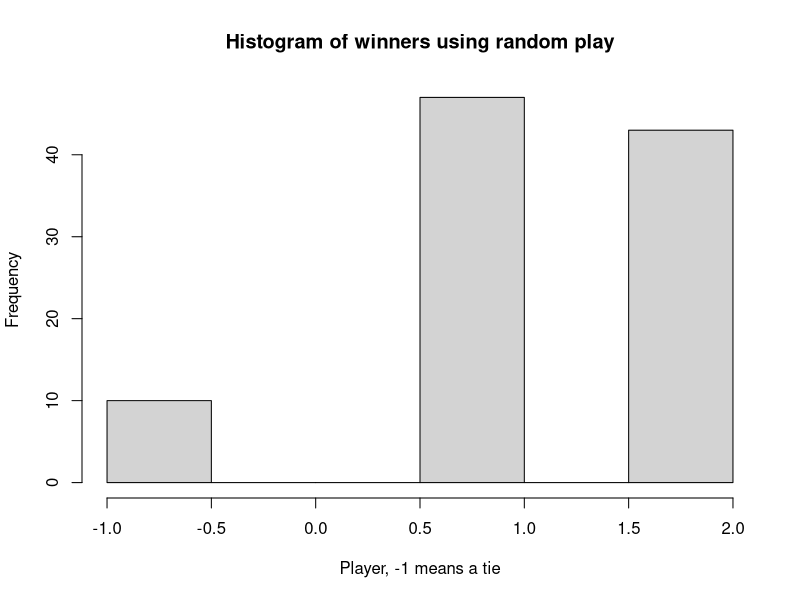
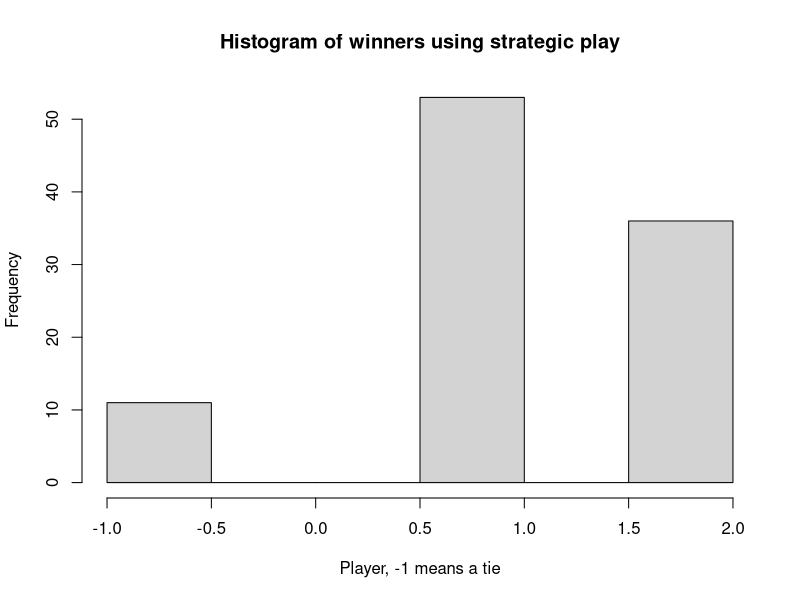

Recreate these plots in R, in order.
#This is a work in progress 1/28/2022

create_board <- function() {
    return(matrix(0, 3, 3))
}

place <- function(board, player, position){
    if (board[c(position)] == 0) {
        board[c(position)] <- player
     }
     return (board)
}

possibilities <- function(board){
    return (which(board==0))
}

random_place <- function(board, player){
    selections = possibilities(board)
    if (length(selections) > 0){
        choice = sample(selections,1)
        board <- place(board, player, choice)
    }
    return (board)
}


row_win <- function(board, player){
    return (any( c(all(board[c(1,4,7)] == player), all(board[c(2,5,8)] == player), all(board[c(3,6,9)] == player))))

}

col_win <- function(board, player){
    return (any( c(all(board[c(1,2,3)] == player), all(board[c(4,5,6)] == player), all(board[c(7,8,9)] == player))))
}

diag_win <- function(board, player){
    return (any( c(all(board[c(1,5,9)] == player), all(board[c(3,5,7)] == player))))
}

evaluate <- function(board){
    winner = 0
    for (player in c(1, 2)) {
        if (row_win(board, player)){
            winner = player
        }
        else if (col_win(board, player)){ 
            winner = player
        }
        else if (diag_win(board, player)){
            winner = player
        }
    }
    # If so, store `player` as `winner`.
    if (all(board != 0) & winner == 0){
        winner = -1
    }
    return (winner)
}

play_game <-function(){
    winner <- 0
    player <- 1
    board <- create_board()
    while(winner == 0){
        board <- random_place(board, player)
        winner <- evaluate(board)
        if (player == 1){
            player <- 2
        }
        else {
            player <- 1
        }
     }
    return (winner)
}

winners <- replicate(100, play_game())
hist(winners, main = "Histogram of winners using random play", xlab = "Player, -1 means a tie")


play_strategic_game <-function(){
    board <- create_board()
    winner <- 0
    board[c(5)] <- 1
    while(winner == 0){
        for (player in c(2,1)){
            board <- random_place(board, player)
            winner <- evaluate(board)
            if (winner != 0) {
                break
            } 
        }
    }
    return (winner)
}

winners <- replicate(100, play_game())
hist(winners, main = "Histogram of winners using strategic play", xlab = "Player, -1 means a tie")

#TESTS
#board <- create_board()
#board <- place(board, 5, 3)
##board <- place(board, 5, 6)
#board <- place(board, 5, 9)
#board
#board <- random_place(board, 20)
#board <- random_place(board, 11)
#iag_win(board, 5)
#col_win(board, 5)
#row_win(board, 5)


#board[1][1] = 1
#board[2][1] = 1
#board
#which(board==0)

#board[c(which(board==0))]

#cols_with_all_zeros = (board==0)
#cols_with_all_zeros
